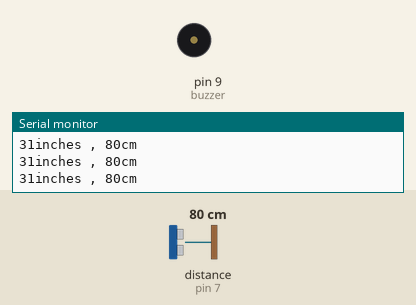
This sketch was run on a simulated Arduino Uno, built with avr-gcc and run on an emulated ATmega328P. Parts: buzzer (waves = sounding), the last lines printed to the serial monitor. The inputs (shaded band) are chosen by the test bench; at power-on: distance to the obstacle (sensor on pin 7) 80 cm. The echo pulse lasts 58.3 µs per cm.

Above: at 1.2 s.
1.3 s: distance to the obstacle (sensor on pin 7) set to 57 cm
4.3 s: distance to the obstacle (sensor on pin 7) set to 49 cm
At 4.75 s:
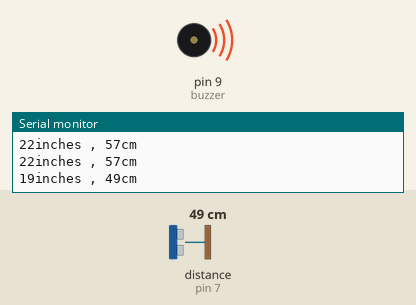
7.3 s: distance to the obstacle (sensor on pin 7) set to 60 cm
At 7.3 s:
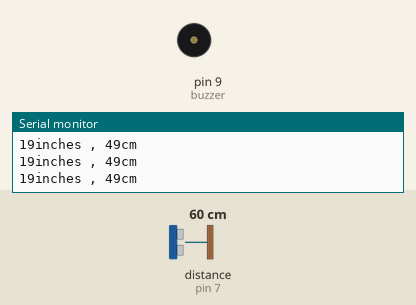
8.8 s: distance to the obstacle (sensor on pin 7) set to 2 cm
At 9.09 s:
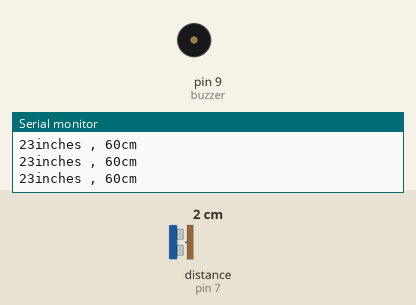
Timing chart, 0 to 12.8 s (numbered marks = the images above; inputs shaded):
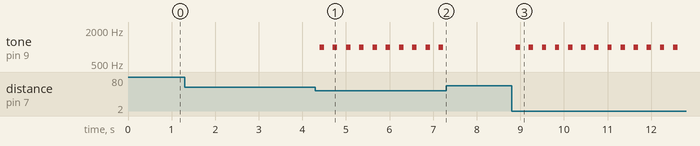

Measured:
- the behaviour switches between 54 and 53 cm on distance to the obstacle (sensor on pin 7) (found by bisection; images 0 and 1)
- after the input at 4.3 s, tone on pin 9 (buzzer): alternates 1000 Hz for 0.10 s and silent for 0.20 s, starting after 0.10 s
- after the input at 7.3 s, tone on pin 9 (buzzer): stops changing and stays silent
- after the input at 8.8 s, tone on pin 9 (buzzer): alternates 1000 Hz for 0.10 s and silent for 0.20 s, starting after 0.10 s

The sketch:

spectacular_bombul1.ino
```cpp
const int pingPin = 7;
const int buzzer = 9;
void setup(){
  pinMode(buzzer , OUTPUT);
  Serial.begin(9600);
}

void loop(){
  long duration, inches , cm;
  pinMode(pingPin , OUTPUT);  //Ping is triggered
  digitalWrite(pingPin , LOW);
  //delayMicroseconds(1);
  digitalWrite(pingPin , HIGH);
  //delayMicroseconds(10);
  digitalWrite(pingPin , LOW);

  pinMode(pingPin , OUTPUT); //Same Pin is used to read signal
  duration = pulseIn(pingPin , HIGH);
  //convert time into a distance
  inches = microsecondsToInches(duration);
  cm = microsecondsToCentimeters(duration);

  if(inches <= 20.3){
  tone(buzzer , 1000);
  delay(100);
  noTone(buzzer);
  delay(100);
  }

  Serial.print(inches);
  Serial.print("inches , ");
  Serial.print(cm);
  Serial.print("cm");
  Serial.println();

  delay(100);
}

long microsecondsToInches(long microseconds){
  return microseconds / 74 / 2;
}

long microsecondsToCentimeters(long microseconds){
  return microseconds / 29 / 2;
}
```
